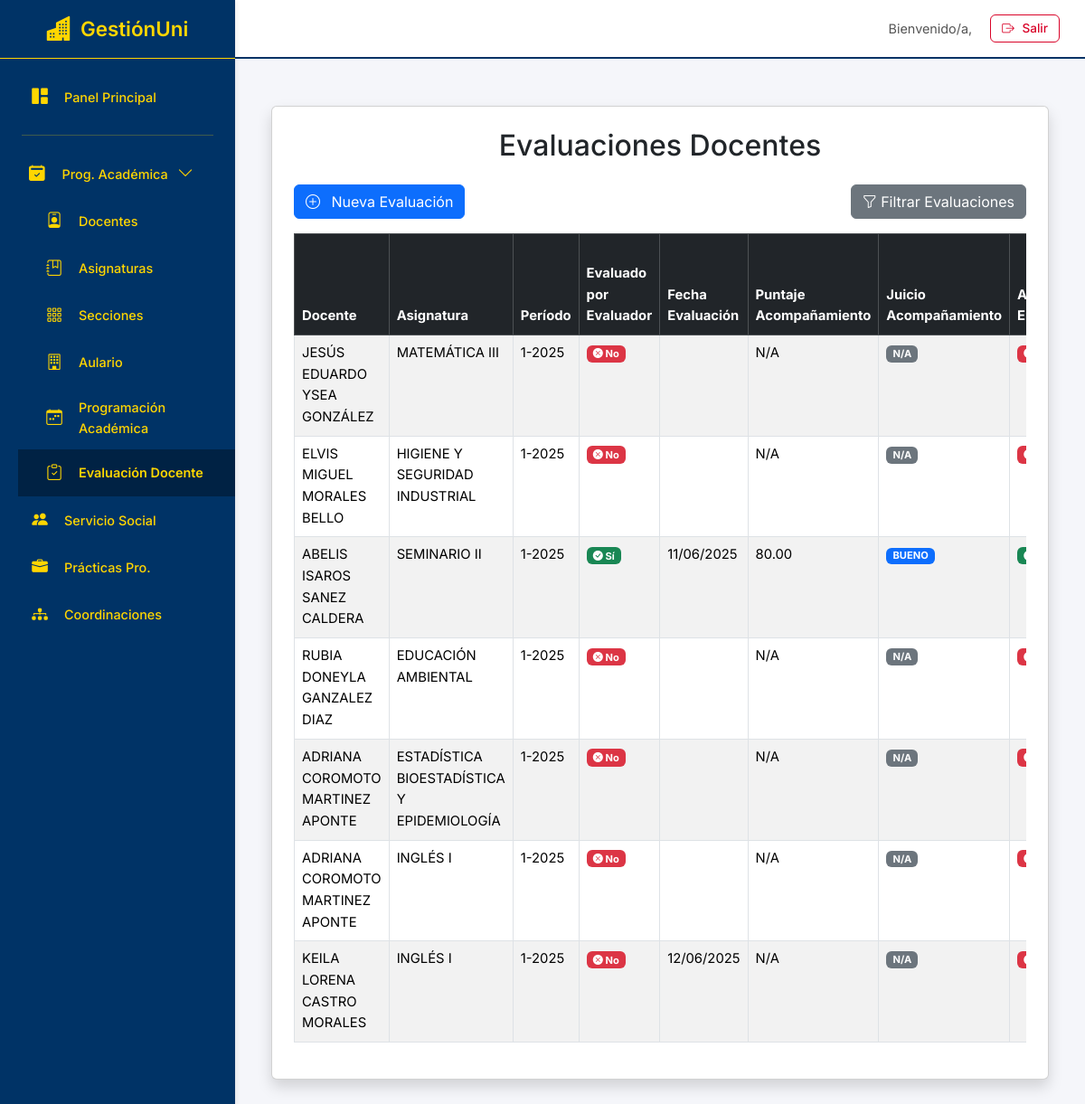
Screenshot of /programacion/evaluacion_docente/ with the database file from the repository.
### programacion/models.py (models this page shows, shortened)
class ProgramacionAcademica(models.Model):
    docente = models.ForeignKey(
        'Docente', on_delete=models.CASCADE, verbose_name="Docente Evaluado"
    )
    asignatura = models.ForeignKey(
        'Asignatura', on_delete=models.CASCADE, verbose_name="Asignatura"
    )
    periodo = models.ForeignKey(
        'Periodo', on_delete=models.CASCADE, verbose_name="Período Académico"
    )
    fue_evaluada = models.BooleanField(default=False, verbose_name="¿Fue Evaluado por el Evaluador?")
    fecha_evaluacion = models.DateField(null=True, blank=True, verbose_name="Fecha de Evaluación")
    score_acompanamiento = models.DecimalField(
        max_digits=5, decimal_places=2, null=True, blank=True,
        verbose_name="Puntaje de Acompañamiento (max 100)",
        help_text="Escala de 0 a 100 puntos."
    )
    entrego_autoevaluacion = models.BooleanField(default=False, verbose_name="¿Entregó Autoevaluación?")
    autoevaluacion_score = models.DecimalField(
        max_digits=5, decimal_places=2, null=True, blank=True,
        verbose_name="Puntaje de Autoevaluación (max 60)",
        help_text="Escala de 0 a 60 puntos."
    )
    evaluacion_estudiante_score = models.DecimalField(
        max_digits=5, decimal_places=2, null=True, blank=True,
        verbose_name="Puntaje de Evaluación del Estudiante (max 10)",
        help_text="Escala de 1 a 10 puntos." # Ajustado por la imagen (1 a 10)
    )
    docente_evaluador = models.ForeignKey(
        'Docente', related_name='evaluaciones_realizadas',
        on_delete=models.SET_NULL, # Mejor usar SET_NULL si el docente evaluador puede ser eliminado
        null=True, blank=True, verbose_name="Docente Evaluador"
    )
    juicio_valor = models.TextField(
        blank=True, null=True, verbose_name="Juicio de Valor General del Docente",
        help_text="Comentarios generales sobre la evaluación del docente."
    )
    class Meta:
        unique_together = ('docente', 'asignatura', 'periodo')
        verbose_name = "Evaluación Docente"
        verbose_name_plural = "Evaluaciones Docentes"
    @property
    def juicio_acompanamiento(self):
        if self.score_acompanamiento is None:
            return "N/A"
        score = float(self.score_acompanamiento) # Convertir a float para comparación precisa
        if 0 <= score <= 70:
            return "DEFICIENTE"
        elif 71 <= score <= 85:
            return "BUENO"
        elif 86 <= score <= 94:
            return "SOBRESALIENTE"
        elif 95 <= score <= 100:
            return "EXCELENTE"
        return "Fuera de Rango"
    @property
    def juicio_autoevaluacion(self):
        if self.autoevaluacion_score is None:
            return "N/A"
        score = float(self.autoevaluacion_score) # Convertir a float
        if 0 <= score <= 24:
            return "DEFICIENTE"
        elif 25 <= score <= 35:
            return "REGULAR"
        elif 36 <= score <= 44:
            return "BUENO"
        elif 45 <= score <= 60: # Ajustado a 60 para cubrir el rango max. de la escala
            return "SOBRESALIENTE"
        return "Fuera de Rango"
    @property
    def juicio_evaluacion_estudiante(self):
        if self.evaluacion_estudiante_score is None:
            return "N/A"
        score = float(self.evaluacion_estudiante_score) # Convertir a float
        if 1 <= score <= 3.9:
            return "DEFICIENTE"
        elif 8 <= score <= 10:
            return "EXCELENTE"
        return "Fuera de Rango / No Definido" # Para valores como 4 a 7.9

class Docente(models.Model):
    nombre = models.CharField(max_length=100, unique=True, verbose_name="Nombre Completo")
    cedula = models.CharField(max_length=15, unique=True, verbose_name="Cédula de Identidad", blank=True, null=True)
    telefono = models.CharField(max_length=20, blank=True, null=True, verbose_name="Número de Teléfono")
    email = models.EmailField(unique=True, blank=True, null=True, verbose_name="Correo Electrónico")
    dedicacion = models.CharField(max_length=50, verbose_name="Dedicación")
    carreras = models.ManyToManyField(Carrera, related_name='docentes', blank=True, verbose_name="Carreras Asignadas")
    class Meta:
        verbose_name = "Docente"
        verbose_name_plural = "Docentes"

class Asignatura(models.Model):
    nombre = models.CharField(max_length=100)
    codigo = models.CharField(max_length=20, blank=True)
    semestre = models.ForeignKey(semestre, on_delete=models.CASCADE, related_name='asignaturas')  # Cambiado a ForeignKey
    horas_teoricas = models.PositiveIntegerField(default=0)
    horas_practicas = models.PositiveIntegerField(default=0)
    horas_laboratorio = models.PositiveIntegerField(default=0)
    diurno = models.CharField(max_length=10, blank=True)
    uc = models.CharField(max_length=10, blank=True)
    requisitos = models.CharField(max_length=200, blank=True)
    carrera = models.ForeignKey(Carrera, on_delete=models.CASCADE, related_name='asignaturas')
    class Meta:
        unique_together = ('nombre', 'carrera')

class Periodo(models.Model):
    nombre = models.CharField(max_length=20, unique=True)  # Ej: "1-2025"
    fecha_inicio = models.DateField()
    fecha_fin = models.DateField()

### programacion/views.py (the view)
# urls.py: path('evaluacion_docente/', views.evaluacion_docente, name='evaluacion_docente'),
def evaluacion_docente(request):
    programaciones = ProgramacionAcademica.objects.select_related('docente', 'asignatura', 'periodo').all()
    docentes = Docente.objects.all().order_by('nombre')
    periodos = Periodo.objects.all().order_by('-fecha_inicio') # Asumiendo que Periodo ya tiene fecha_inicio
    return render(request, 'evaluacion_docente.html', {
        'programaciones': programaciones,
        'docentes': docentes,
        'periodos': periodos,
    })

### programacion/templates/evaluacion_docente.html (shortened to what this page needs)
{% extends "interfaz.html" %}
{% load static %}
{% block content %}
<div class="container mt-4">
    <div class="card shadow p-4 mb-4">
        <h2 class="card-title text-center mb-4">Evaluaciones Docentes</h2>
        <div class="d-flex justify-content-between align-items-center mb-3">
            <a href="{% url 'programacion:crear_programacion' %}" class="btn btn-primary">
                <i class="bi bi-plus-circle me-2"></i> Nueva Evaluación
            </a>
            <button class="btn btn-secondary" type="button" data-bs-toggle="collapse" data-bs-target="#filterCollapse" aria-expanded="false" aria-controls="filterCollapse">
                <i class="bi bi-funnel"></i> Filtrar Evaluaciones
            </button>
        </div>
        <div class="table-responsive">
            <table class="table table-bordered table-striped table-hover">
                <thead class="table-dark">
                    <tr>
                        <th>Docente</th>
                        <th>Asignatura</th>
                        <th>Período</th>
                        <th>Evaluado por Evaluador</th>
                        <th>Fecha Evaluación</th>
                        <th>Puntaje Acompañamiento</th>
                        <th>Juicio Acompañamiento</th>
                        <th>Autoevaluación Entregada</th>
                    </tr>
                </thead>
                <tbody>
                    {% for prog in programaciones %}
                    <tr>
                        <td>{{ prog.docente.nombre }}</td>
                        <td>{{ prog.asignatura.nombre }}</td>
                        <td>{{ prog.periodo.nombre }}</td>
                        <td>
                            {% if prog.fue_evaluada %}
                                <span class="badge bg-success"><i class="bi bi-check-circle-fill"></i> Sí</span>
                            {% else %}
                                <span class="badge bg-danger"><i class="bi bi-x-circle-fill"></i> No</span>
                            {% endif %}
                        </td>
                        <td>{{ prog.fecha_evaluacion|default:"N/A"|date:"d/m/Y" }}</td>
                        <td>{{ prog.score_acompanamiento|default:"N/A" }}</td>
                        <td>
                            <span class="badge bg-{% if prog.juicio_acompanamiento == 'EXCELENTE' %}success{% elif prog.juicio_acompanamiento == 'SOBRESALIENTE' %}info{% elif prog.juicio_acompanamiento == 'BUENO' %}primary{% elif prog.juicio_acompanamiento == 'DEFICIENTE' %}danger{% else %}secondary{% endif %}">
                                {{ prog.juicio_acompanamiento }}
                            </span>
                        </td>
                        <td>
                            {% if prog.entrego_autoevaluacion %}
                                <span class="badge bg-success"><i class="bi bi-check-circle-fill"></i> Sí</span>
                            {% else %}
                                <span class="badge bg-danger"><i class="bi bi-x-circle-fill"></i> No</span>
                            {% endif %}
                        </td>
                    </tr>
                    {% empty %}
                    <tr>
                        <td colspan="15" class="text-center">No hay datos de evaluaciones docentes.</td>
                    </tr>
                    {% endfor %}
                </tbody>
            </table>
        </div>
    </div>
</div>
<link rel="stylesheet" href="https://cdn.jsdelivr.net/npm/bootstrap-icons@1.11.3/font/bootstrap-icons.min.css">
{% endblock %}

### templates/interfaz.html (style rules this page uses)
:root { --sidebar-width: 260px; --topbar-height: 65px; --primary-accent-color: #003366; --sidebar-bg: #003366; --sidebar-link-color: #FFD600; --sidebar-link-hover-bg: #002244; --sidebar-link-active-color: #FFD600; --sidebar-brand-color: #FFD600; --content-bg: #F5F6FA; --text-color-main: #003366; --border-color-soft: #FFD600; --danger-color: #D90429; }
body { font-family: 'Inter', sans-serif; background-color: var(--content-bg); padding-left: var(--sidebar-width); padding-top: var(--topbar-height); color: var(--text-color-main); font-size: 0.925rem; line-height: 1.6; }

### rows the page displays
ProgramacionAcademica: docente.nombre "JESÚS EDUARDO YSEA GONZÁLEZ", asignatura.nombre "MATEMÁTICA III", periodo.nombre "1-2025", fue_evaluada False (drawn), score_acompanamiento "N/A", juicio_acompanamiento "N/A", entrego_autoevaluacion False (drawn)
ProgramacionAcademica: docente.nombre "ELVIS MIGUEL MORALES BELLO", asignatura.nombre "HIGIENE Y SEGURIDAD INDUSTRIAL", periodo.nombre "1-2025", fue_evaluada False (drawn), score_acompanamiento "N/A", juicio_acompanamiento "N/A", entrego_autoevaluacion False (drawn)
ProgramacionAcademica: docente.nombre "ABELIS ISAROS SANEZ CALDERA", asignatura.nombre "SEMINARIO II", periodo.nombre "1-2025", fue_evaluada True (drawn), fecha_evaluacion "11/06/2025", score_acompanamiento "80.00", juicio_acompanamiento "BUENO", entrego_autoevaluacion True (drawn)
ProgramacionAcademica: docente.nombre "RUBIA DONEYLA GANZALEZ DIAZ", asignatura.nombre "EDUCACIÓN AMBIENTAL", periodo.nombre "1-2025", fue_evaluada False (drawn), score_acompanamiento "N/A", juicio_acompanamiento "N/A", entrego_autoevaluacion False (drawn)
ProgramacionAcademica: docente.nombre "ADRIANA COROMOTO MARTINEZ APONTE", asignatura.nombre "ESTADÍSTICA BIOESTADÍSTICA Y EPIDEMIOLOGÍA", periodo.nombre "1-2025", fue_evaluada False (drawn), score_acompanamiento "N/A", juicio_acompanamiento "N/A", entrego_autoevaluacion False (drawn)
ProgramacionAcademica: docente.nombre "ADRIANA COROMOTO MARTINEZ APONTE", asignatura.nombre "INGLÉS I", periodo.nombre "1-2025", fue_evaluada False (drawn), score_acompanamiento "N/A", juicio_acompanamiento "N/A", entrego_autoevaluacion False (drawn)
ProgramacionAcademica: docente.nombre "KEILA LORENA CASTRO MORALES", asignatura.nombre "INGLÉS I", periodo.nombre "1-2025", fue_evaluada False (drawn), fecha_evaluacion "12/06/2025", score_acompanamiento "N/A", juicio_acompanamiento "N/A", entrego_autoevaluacion False (drawn)
